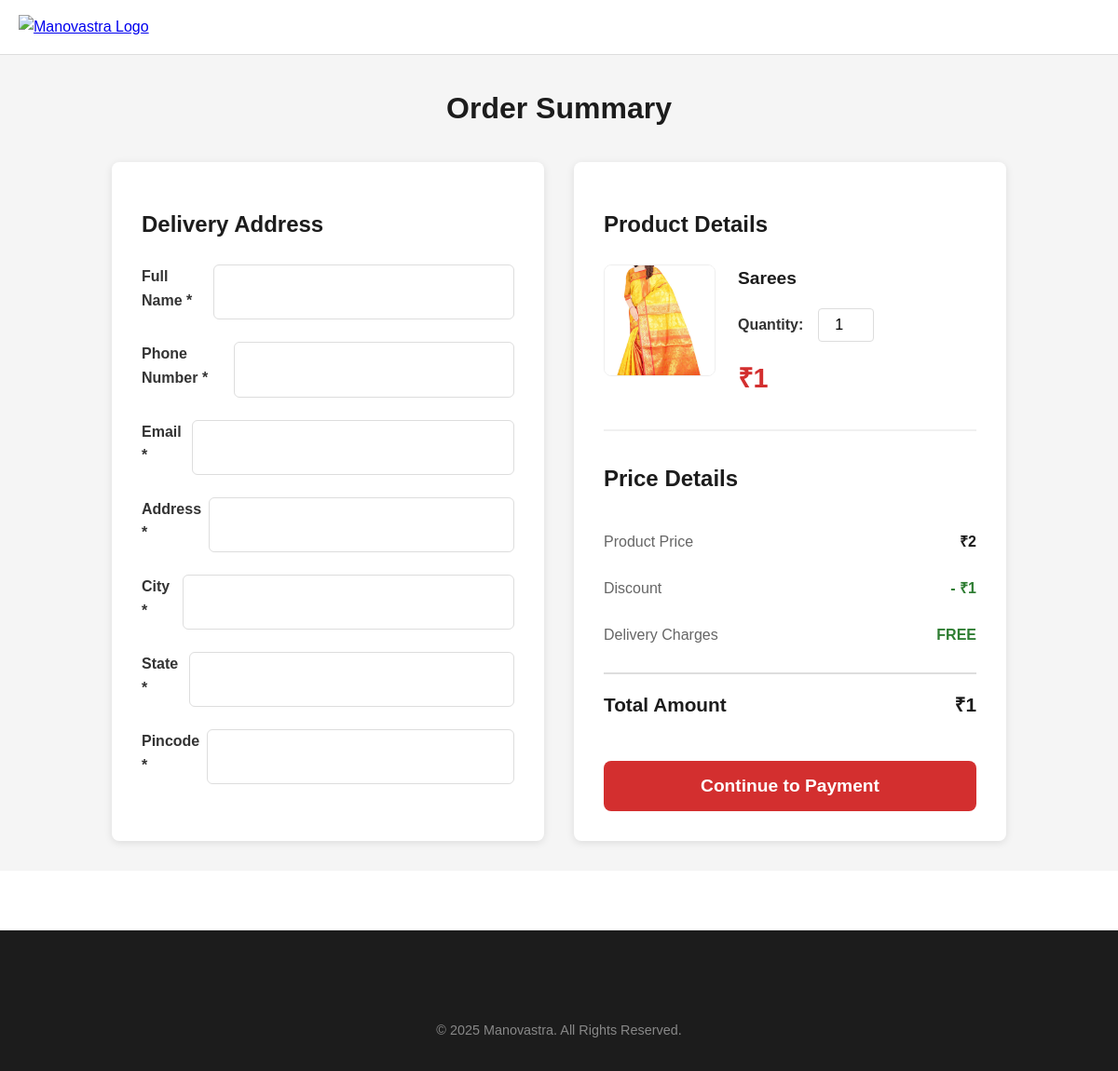
/order/sarees/, run on the app's committed database.
### home/models.py (models this page shows, shortened)
class Product(models.Model):
    CATEGORY_CHOICES = [
        ('saree', 'Saree'),
        ('gown', 'Gown'),
        ('kurti', 'Kurti'),
        ('kurta_set', 'Kurta Set'),
        ('lehenga', 'Lehenga'),
        ('other', 'Other'),
    ]
    name = models.CharField(max_length=200)
    slug = models.SlugField(unique=True, blank=True)
    description = models.TextField(blank=True)
    category = models.CharField(max_length=20, choices=CATEGORY_CHOICES, default='saree')
    is_bestseller = models.BooleanField(default=False, help_text="Show in Bestsellers section")
    is_ready_to_wear = models.BooleanField(default=False, help_text="Show in Ready to Wear section")
    is_wedding = models.BooleanField(default=False, help_text="Show in Wedding Collection section")
    original_price = models.DecimalField(max_digits=10, decimal_places=2, default=0)
    sale_price = models.DecimalField(max_digits=10, decimal_places=2, default=0)
    image = models.ImageField(upload_to='products/')
    image_hover = models.ImageField(upload_to='products/hover/', blank=True, null=True)
    fabric = models.CharField(max_length=100, blank=True)
    color = models.CharField(max_length=50, blank=True)
    rating = models.DecimalField(max_digits=2, decimal_places=1, default=5.0)
    review_count = models.IntegerField(default=0)
    is_active = models.BooleanField(default=True)
    stock_quantity = models.IntegerField(default=0)
    display_order = models.IntegerField(default=0, help_text="Display order")
    created_at = models.DateTimeField(auto_now_add=True)
    updated_at = models.DateTimeField(auto_now=True)
    class Meta:
        ordering = ['-created_at']
        verbose_name = "Product"
        verbose_name_plural = "Products"
    @property
    def savings(self):
        return self.original_price - self.sale_price

### home/views.py (the view)
# urls.py: path('order/<slug:slug>/', views.order_summary, name='order_summary'),\
def order_summary(request, slug):
    product = get_object_or_404(Product, slug=slug, is_active=True)
    return render(request, 'order_summary.html', {
        'product': product,
        'razorpay_key_id': settings.RAZORPAY_KEY_ID,
    })

### templates/order_summary.html (shortened to what this page needs)
<!DOCTYPE html>
<html lang="en">
<head>
    {% load static %}
    <link rel="stylesheet" href="{% static 'css/style.css' %}">
</head>
<body>
    <header class="header">
        <div class="container">
            <div class="header-logo">
                <a href="/">
                    <img src="{% static 'Images/Manovastra.png' %}" alt="Manovastra Logo">
                </a>
            </div>
        </div>
    </header>
    <section class="order-summary-page">
        <div class="order-container">
            <h1 class="page-title">Order Summary</h1>
            <div class="order-content">
                <div class="delivery-section">
                    <h2 class="section-title">Delivery Address</h2>
                    <form id="orderForm">
                        <div class="form-group">
                            <label class="form-label">Full Name *</label>
                            <input type="text" name="full_name" id="full_name" class="form-input" required>
                        </div>
                        <div class="form-group">
                            <label class="form-label">Phone Number *</label>
                            <input type="tel" name="phone" id="phone" class="form-input" required>
                        </div>
                        <div class="form-group">
                            <label class="form-label">Email *</label>
                            <input type="email" name="email" id="email" class="form-input" required>
                        </div>
                        <div class="form-group">
                            <label class="form-label">Address *</label>
                            <input type="text" name="address" id="address" class="form-input" required>
                        </div>
                        <div class="form-group">
                            <label class="form-label">City *</label>
                            <input type="text" name="city" id="city" class="form-input" required>
                        </div>
                        <div class="form-group">
                            <label class="form-label">State *</label>
                            <input type="text" name="state" id="state" class="form-input" required>
                        </div>
                        <div class="form-group">
                            <label class="form-label">Pincode *</label>
                            <input type="text" name="pincode" id="pincode" class="form-input" required>
                        </div>
                    </form>
                </div>
                <div class="product-summary">
                    <h2 class="section-title">Product Details</h2>
                    <div class="product-details">
                        <img src="{{ product.image.url }}" alt="{{ product.name }}" class="product-img">
                        <div class="product-info-text">
                            <h3 class="product-name-text">{{ product.name }}</h3>
                            <div class="quantity-selector">
                                <span class="qty-label">Quantity:</span>
                                <input type="number" value="1" min="1" max="10" class="qty-input" id="quantity">
                            </div>
                            <div class="product-price-text">₹{{ product.sale_price|floatformat:0 }}</div>
                        </div>
                    </div>
                    <div class="price-details">
                        <h3 class="section-title">Price Details</h3>
                        <div class="price-row">
                            <span class="price-label">Product Price</span>
                            <span class="price-value" id="productPrice">₹{{ product.original_price|floatformat:0 }}</span>
                        </div>
                        <div class="price-row">
                            <span class="price-label">Discount</span>
                            <span class="price-value savings-value" id="discount">- ₹{{ product.savings|floatformat:0 }}</span>
                        </div>
                        <div class="price-row">
                            <span class="price-label">Delivery Charges</span>
                            <span class="price-value savings-value">FREE</span>
                        </div>
                        <div class="price-row total">
                            <span>Total Amount</span>
                            <span id="totalAmount">₹{{ product.sale_price|floatformat:0 }}</span>
                        </div>
                    </div>
                    <button type="button" class="continue-btn" id="paymentBtn">
                        Continue to Payment
                    </button>
                </div>
            </div>
        </div>
    </section>
    <footer class="footer">
        <div class="container">
            <div class="footer-bottom">
                <p>&copy; 2025 Manovastra. All Rights Reserved.</p>
            </div>
        </div>
    </footer>
</body>
</html>

### static/css/style.css (style rules this page uses)
* { margin: 0; padding: 0; box-sizing: border-box; }
body { font-family: 'Arial', sans-serif; line-height: 1.6; color: #333; }
.container { max-width: 1400px; margin: 0 auto; padding: 0 20px; }
.header { position: sticky; top: 0; background: #fff; border-bottom: 1px solid rgba(28, 28, 28, 0.15); z-index: 1000; padding: 1rem 0; }
.header .container { display: grid; grid-template-columns: auto 1fr auto; align-items: center; gap: 2rem; }
.header-logo img { height: 50px; width: auto; }
@media (min-width: 768px) { .header-logo img { height: 70px; } }
.footer { background: #1c1c1c; color: #fff; padding: 2rem 0; text-align: center; margin-top: 3rem; }
.section-title { font-size: 2.5rem; font-weight: bold; color: #1c1c1c; margin: 1rem 0; }
.footer { background: #1c1c1c; color: #fff; padding: 4rem 0 2rem; margin-top: 4rem; }
.form-group { display: flex; gap: 0.5rem; }
.footer-bottom { text-align: center; padding-top: 2rem; color: #888; font-size: 0.9rem; }
.footer-bottom p { margin: 0; }
body { -webkit-user-select: none; -moz-user-select: none; -ms-user-select: none; user-select: none; }
input, textarea { -webkit-user-select: text; -moz-user-select: text; -ms-user-select: text; user-select: text; }
img { -webkit-user-drag: none; -moz-user-drag: none; -ms-user-drag: none; user-drag: none; pointer-events: none; }
a img, button img { pointer-events: auto; }

### templates/order_summary.html (style rules this page uses)
.order-summary-page { background: #f5f5f5; padding: 2rem 0; min-height: 80vh; }
.order-container { max-width: 1000px; margin: 0 auto; padding: 0 20px; }
.page-title { text-align: center; font-size: 2rem; color: #1c1c1c; margin-bottom: 2rem; }
.order-content { display: grid; grid-template-columns: 1fr 1fr; gap: 2rem; }
.delivery-section { background: #fff; padding: 2rem; border-radius: 8px; box-shadow: 0 2px 8px rgba(0,0,0,0.1); }
.section-title { font-size: 1.5rem; margin-bottom: 1.5rem; color: #1c1c1c; font-weight: 600; }
.form-group { margin-bottom: 1.5rem; }
.form-label { display: block; margin-bottom: 0.5rem; font-weight: 600; color: #333; }
.form-input { width: 100%; padding: 12px; border: 1px solid #ddd; border-radius: 6px; font-size: 1rem; }
.product-summary { background: #fff; padding: 2rem; border-radius: 8px; box-shadow: 0 2px 8px rgba(0,0,0,0.1); }
.product-details { display: flex; gap: 1.5rem; margin-bottom: 2rem; padding-bottom: 2rem; border-bottom: 2px solid #f0f0f0; }
.product-img { width: 120px; height: 120px; object-fit: cover; border-radius: 8px; border: 1px solid #eee; }
.product-info-text { flex: 1; }
.product-name-text { font-size: 1.2rem; font-weight: 600; color: #1c1c1c; margin-bottom: 0.5rem; }
.quantity-selector { display: flex; align-items: center; gap: 1rem; margin: 1rem 0; }
.qty-label { font-weight: 600; }
.qty-input { width: 60px; padding: 8px; border: 1px solid #ddd; border-radius: 4px; text-align: center; font-size: 1rem; }
.product-price-text { font-size: 1.8rem; color: #d32f2f; font-weight: bold; }
.price-details { margin-bottom: 2rem; }
.price-row { display: flex; justify-content: space-between; padding: 0.75rem 0; font-size: 1rem; }
.price-row.total { border-top: 2px solid #ddd; margin-top: 1rem; padding-top: 1rem; font-size: 1.3rem; font-weight: bold; color: #1c1c1c; }
.price-label { color: #666; }
.price-value { font-weight: 600; color: #1c1c1c; }
.savings-value { color: #2e7d32; }
.continue-btn { width: 100%; padding: 16px; background: #d32f2f; color: #fff; border: none; border-radius: 8px; font-size: 1.2rem; font-weight: 600; cursor: pointer; transition: background 0.3s; }

### data on the page
Product: image (picture), name "Sarees", sale_price "1", original_price "2", savings "1"
